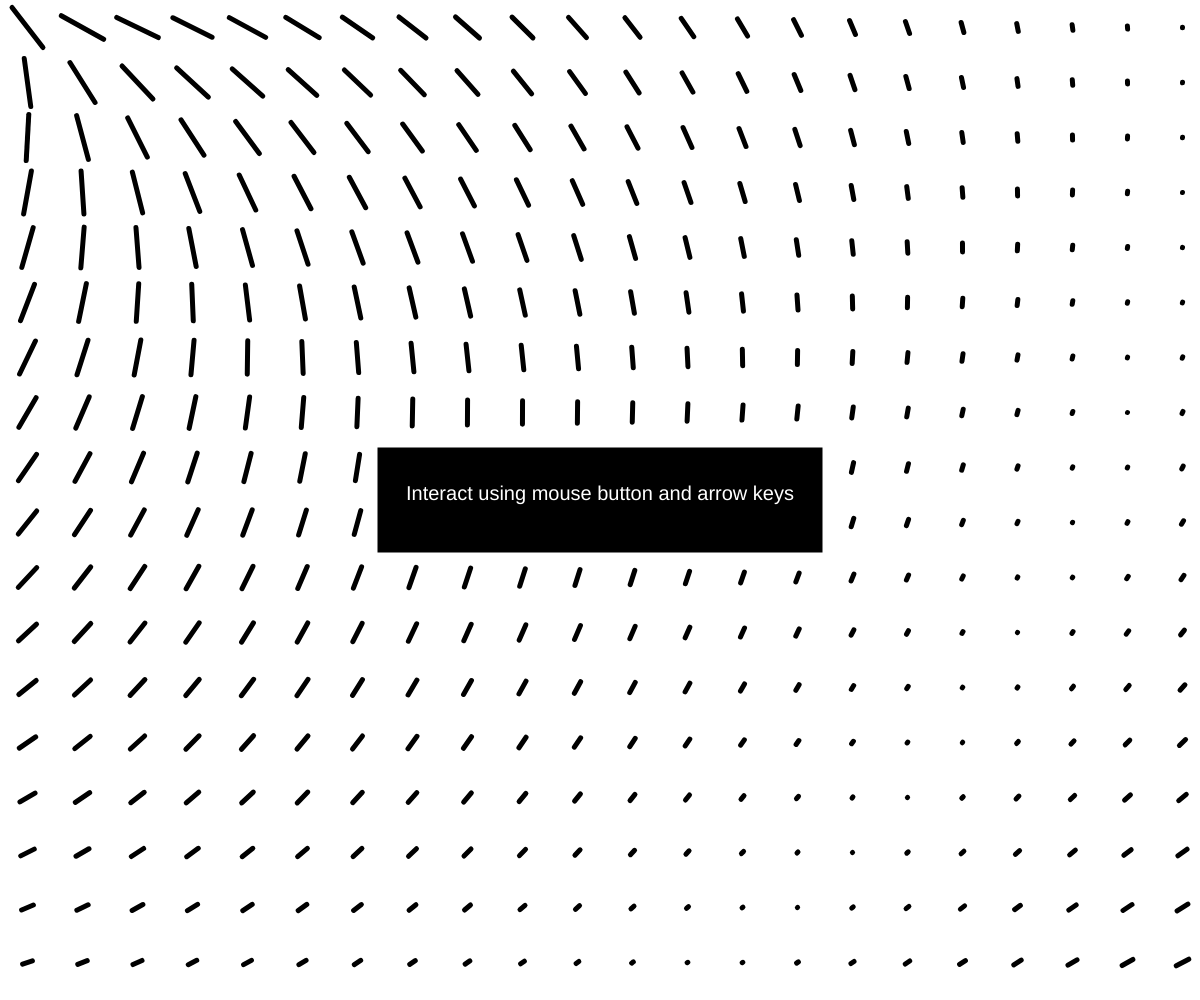
Frame 1 (no input)
Frame 60 (no input): identical to frame 1, image omitted
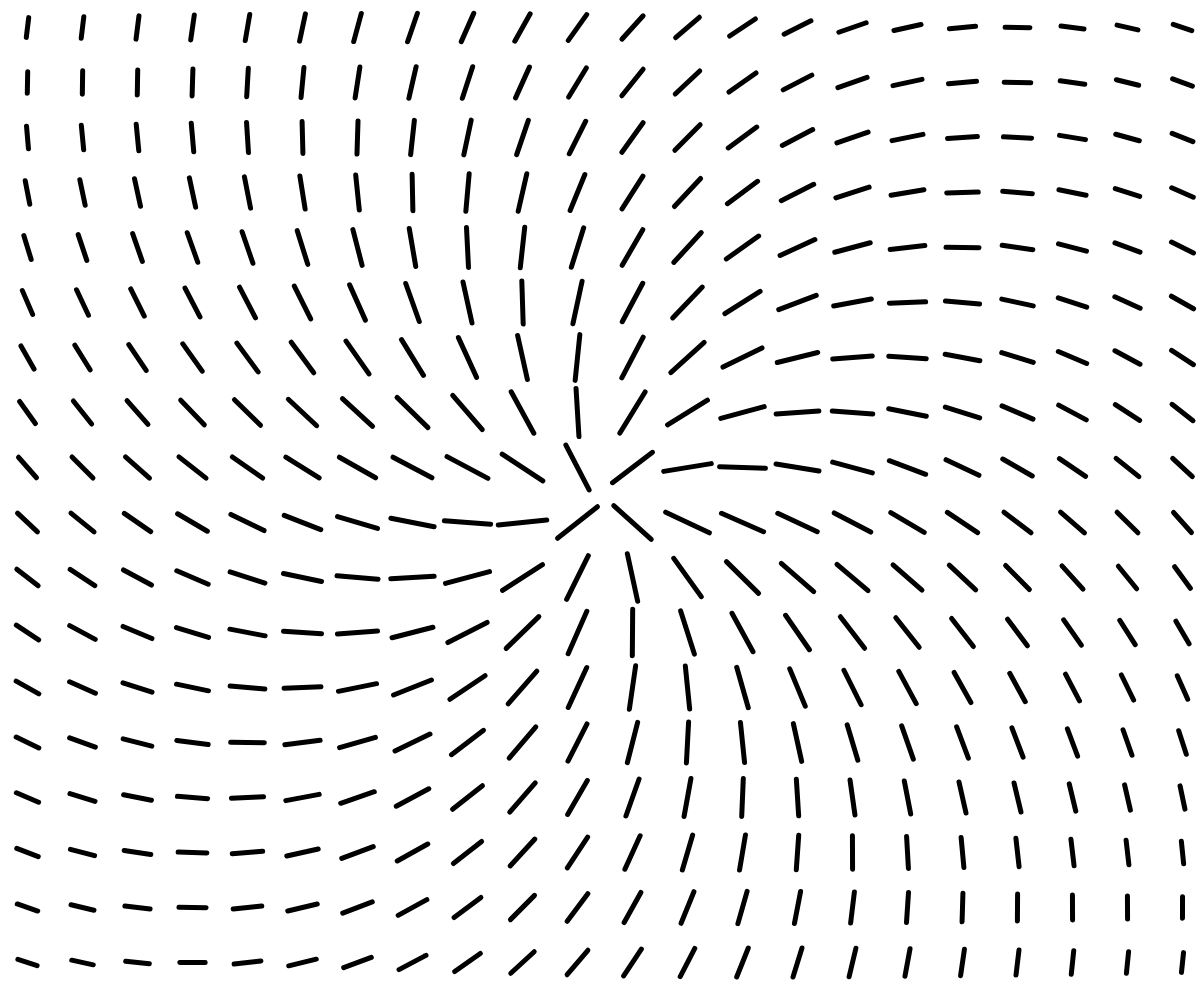
Frame 120 (the mouse pressed at the canvas centre since frame 60)

The p5.js sketch that drew these frames (run headless with seeded random() and noise() and a simulated clock; from frame 60 on, the mouse is pressed at the canvas centre):

// p5.js sketch
// ── sketch.js
// Practice grid
/*
- Create a grid
- Calculate the angle from the unit to the mouse
- Draw a line accordingly to the angle
*/

var unitSize = 55;
var halfUnit = unitSize / 2;
var amountLines = 1;
var lengthRatio = 1;
var lineStrokeWeight = 5;
var instructionsShow = true;

function setup() {
  createCanvas(windowWidth, windowHeight);
  background(255);
  strokeWeight(lineStrokeWeight);
  textAlign(CENTER);
}

function draw() {
  // Clearing the previous frame
  background(255);

  // Setting the stroke weight
  strokeWeight(lineStrokeWeight);

  // For loop to draw the grid
  for (let gridY = 0; gridY * unitSize < height; gridY++) {
    for (let gridX = 0; gridX * unitSize < width; gridX++) {

      // Multiplying the iterator by the unit size to get the actual coordinate value
      let X = (gridX * unitSize) + halfUnit;
      let Y = (gridY * unitSize) + halfUnit;

      // Finding the angle between the unit and the mouse's coordinates
      let angle = atan((Y - mouseY) / (X - mouseX));
      let distance = dist(X, Y, mouseX, mouseY);
      let distanceScaled = map(distance, 0, width, 0.05, 1);
      // angle += distanceScaled * PI;
      // text(str(round(angle, 1)), X, Y);

      // Drawing multiple lines for the SWAG
      for (let i = 0; i < amountLines; i++) {
        angle += distanceScaled * PI / 2;

        // Calculating the change of X and Y according to the angle
        let deltaX = halfUnit * cos(angle) * (lengthRatio - distanceScaled);
        let deltaY = halfUnit * sin(angle) * (lengthRatio - distanceScaled);

        // Rendering the line
        line(X + deltaX, Y + deltaY, X - deltaX, Y - deltaY);
      }
    }
  }

    // Giving instructions
  if (frameCount < 100) {
    fill(0);
    translate(width / 2, height / 2);
    rect(-220, -50, 440, 100);
    fill(255);
    textSize(20);
    text("Interact using mouse button and arrow keys", 0, 0)
  } 
}

function mouseReleased() {
  amountLines += 1;
  if (amountLines == 8) {
    amountLines = 1;
  }
}

function keyReleased() {
  if (keyCode === RIGHT_ARROW) {
    lengthRatio += 0.5;
  }
  if (keyCode === LEFT_ARROW) {
    lengthRatio -= 0.5;
  }
  if (keyCode === UP_ARROW) {
    if (lineStrokeWeight < 10) {
      lineStrokeWeight += 1;
    }
  }
  if (keyCode === DOWN_ARROW) {
    if (lineStrokeWeight > 1) {
      lineStrokeWeight -= 1;
    }
  }
}

function dist(x1, y1, x2, y2) {
  return sqrt( (x1 - x2)**2 + (y1 - y2)**2 )
}
